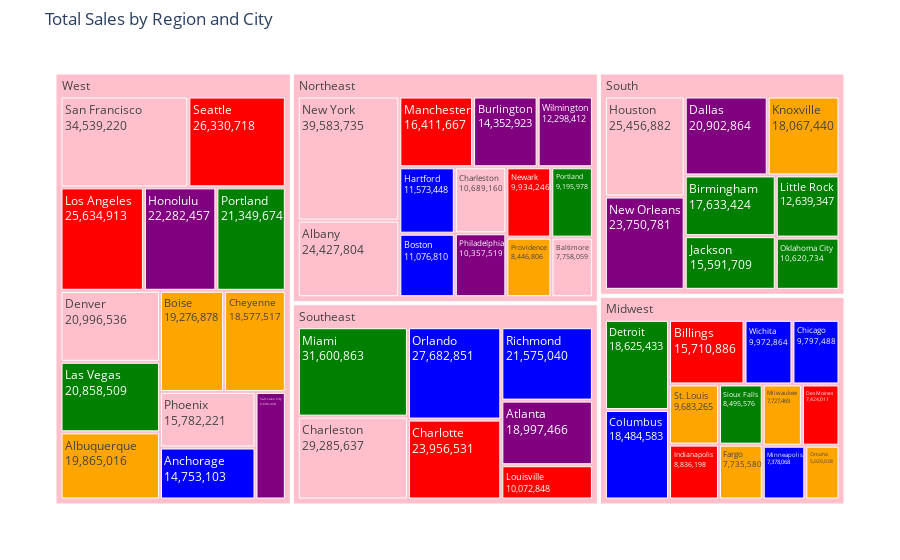

The code cell stored with this chart in its notebook:
### Code cell
import plotly.express as px



fig = px.treemap(df, path=['Region', 'City'], 
                 values='TotalSales',
                color='City',  # Color nodes by city
                hover_name='TotalSales',
                hover_data=['TotalSales'],  # Show relevant data on hover
                title='Total Sales by Region and City',
                color_discrete_sequence=['pink', 'red', 'green', 'orange', 'blue', 'purple']
            )  # Customize color palette
fig.update_traces(textinfo="label+value")
fig.update_layout(margin=dict(t=50, l=50, r=50, b=50))  # Adjust margins for better readability

fig.show()

### Figure 1 — Plotly figure (JSON) as saved in the notebook; plotly's stock layout.template omitted (floating-point values rounded to 4 significant figures)
{"data": [{"branchvalues": "total", "customdata": [[24430000.0, "Albany"], [16410000.0, "Manchester"], [31600000.0, "Miami"], [7727469, "Milwaukee"], [7378068, "Minneapolis"], [23750000.0, "New Orleans"], [39583735, "New York"], [9934246, "Newark"], [10620734, "Oklahoma City"], [5929038, "Omaha"], [27682851, "Orlando"], [10357519, "Philadelphia"], [15780000.0, "Phoenix"], [10072848, "Louisville"], [9195978, "Portland"], [8446806, "Providence"], [21575040, "Richmond"], [9696420, "Salt Lake City"], [34539220, "San Francisco"], [26330000.0, "Seattle"], [8495576, "Sioux Falls"], [9683265, "St. Louis"], [9972864, "Wichita"], [12298412, "Wilmington"], [135800459, "(?)"], [186106567, "(?)"], [144663181, "(?)"], [21349674, "Portland"], [163171236, "(?)"], [25634913, "Los Angeles"], [20858509, "Las Vegas"], [19870000.0, "Albuquerque"], [14750000.0, "Anchorage"], [18997466, "Atlanta"], [7758059, "Baltimore"], [15710886, "Billings"], [17633424, "Birmingham"], [19276878, "Boise"], [11076810, "Boston"], [14352923, "Burlington"], [10689160, "Charleston"], [29285637, "Charleston"], [23956531, "Charlotte"], [12639347, "Little Rock"], [18577517, "Cheyenne"], [18484583, "Columbus"], [20902864, "Dallas"], [20996536, "Denver"], [7424011, "Des Moines"], [18625433, "Detroit"], [7735580, "Fargo"], [11573448, "Hartford"], [22282457, "Honolulu"], [25456882, "Houston"], [8836198, "Indianapolis"], [15590000.0, "Jackson"], [18067440, "Knoxville"], [9797488, "Chicago"], [269943182, "(?)"]], "domain": {"x": [0, 1], "y": [0, 1]}, "hovertemplate": "<b>%{hovertext}</b><br><br>labels=%{label}<br>TotalSales=%{customdata[0]}<br>parent=%{parent}<br>id=%{id}<br>City=%{customdata[1]}<extra></extra>", "hovertext": [24430000.0, 16410000.0, 31600000.0, 7727469, 7378068, 23750000.0, 39583735, 9934246, 10620734, 5929038, 27682851, 10357519, 15780000.0, 10072848, 9195978, 8446806, 21575040, 9696420, 34539220, 26330000.0, 8495576, 9683265, 9972864, 12298412, 135800459, 186106567, 144663181, 21349674, 163171236, 25634913, 20858509, 19870000.0, 14750000.0, 18997466, 7758059, 15710886, 17633424, 19276878, 11076810, 14352923, 10689160, 29285637, 23956531, 12639347, 18577517, 18484583, 20902864, 20996536, 7424011, 18625433, 7735580, 11573448, 22282457, 25456882, 8836198, 15590000.0, 18067440, 9797488, 269943182], "ids": ["Northeast/Albany", "Northeast/Manchester", "Southeast/Miami", "Midwest/Milwaukee", "Midwest/Minneapolis", "South/New Orleans", "Northeast/New York", "Northeast/Newark", "South/Oklahoma City", "Midwest/Omaha", "Southeast/Orlando", "Northeast/Philadelphia", "West/Phoenix", "Southeast/Louisville", "Northeast/Portland", "Northeast/Providence", "Southeast/Richmond", "West/Salt Lake City", "West/San Francisco", "West/Seattle", "Midwest/Sioux Falls", "Midwest/St. Louis", "Midwest/Wichita", "Northeast/Wilmington", "Midwest", "Northeast", "South", "West/Portland", "Southeast", "West/Los Angeles", "West/Las Vegas", "West/Albuquerque", "West/Anchorage", "Southeast/Atlanta", "Northeast/Baltimore", "Midwest/Billings", "South/Birmingham", "West/Boise", "Northeast/Boston", "Northeast/Burlington", "Northeast/Charleston", "Southeast/Charleston", "Southeast/Charlotte", "South/Little Rock", "West/Cheyenne", "Midwest/Columbus", "South/Dallas", "West/Denver", "Midwest/Des Moines", "Midwest/Detroit", "Midwest/Fargo", "Northeast/Hartford", "West/Honolulu", "South/Houston", "Midwest/Indianapolis", "South/Jackson", "South/Knoxville", "Midwest/Chicago", "West"], "labels": ["Albany", "Manchester", "Miami", "Milwaukee", "Minneapolis", "New Orleans", "New York", "Newark", "Oklahoma City", "Omaha", "Orlando", "Philadelphia", "Phoenix", "Louisville", "Portland", "Providence", "Richmond", "Salt Lake City", "San Francisco", "Seattle", "Sioux Falls", "St. Louis", "Wichita", "Wilmington", "Midwest", "Northeast", "South", "Portland", "Southeast", "Los Angeles", "Las Vegas", "Albuquerque", "Anchorage", "Atlanta", "Baltimore", "Billings", "Birmingham", "Boise", "Boston", "Burlington", "Charleston", "Charleston", "Charlotte", "Little Rock", "Cheyenne", "Columbus", "Dallas", "Denver", "Des Moines", "Detroit", "Fargo", "Hartford", "Honolulu", "Houston", "Indianapolis", "Jackson", "Knoxville", "Chicago", "West"], "marker": {"colors": ["pink", "red", "green", "orange", "blue", "purple", "pink", "red", "green", "orange", "blue", "purple", "pink", "red", "green", "orange", "blue", "purple", "pink", "red", "green", "orange", "blue", "purple", "pink", "pink", "pink", "green", "pink", "red", "green", "orange", "blue", "purple", "pink", "red", "green", "orange", "blue", "purple", "pink", "pink", "red", "green", "orange", "blue", "purple", "pink", "red", "green", "orange", "blue", "purple", "pink", "red", "green", "orange", "blue", "pink"]}, "name": "", "parents": ["Northeast", "Northeast", "Southeast", "Midwest", "Midwest", "South", "Northeast", "Northeast", "South", "Midwest", "Southeast", "Northeast", "West", "Southeast", "Northeast", "Northeast", "Southeast", "West", "West", "West", "Midwest", "Midwest", "Midwest", "Northeast", "", "", "", "West", "", "West", "West", "West", "West", "Southeast", "Northeast", "Midwest", "South", "West", "Northeast", "Northeast", "Northeast", "Southeast", "Southeast", "South", "West", "Midwest", "South", "West", "Midwest", "Midwest", "Midwest", "Northeast", "West", "South", "Midwest", "South", "South", "Midwest", ""], "textinfo": "label+value", "type": "treemap", "values": [24430000.0, 16410000.0, 31600000.0, 7727469, 7378068, 23750000.0, 39583735, 9934246, 10620734, 5929038, 27682851, 10357519, 15780000.0, 10072848, 9195978, 8446806, 21575040, 9696420, 34539220, 26330000.0, 8495576, 9683265, 9972864, 12298412, 135800459, 186106567, 144663181, 21349674, 163171236, 25634913, 20858509, 19870000.0, 14750000.0, 18997466, 7758059, 15710886, 17633424, 19276878, 11076810, 14352923, 10689160, 29285637, 23956531, 12639347, 18577517, 18484583, 20902864, 20996536, 7424011, 18625433, 7735580, 11573448, 22282457, 25456882, 8836198, 15590000.0, 18067440, 9797488, 269943182]}], "layout": {"legend": {"tracegroupgap": 0}, "margin": {"b": 50, "l": 50, "r": 50, "t": 50}, "title": {"text": "Total Sales by Region and City"}, "treemapcolorway": ["pink", "red", "green", "orange", "blue", "purple"]}}
